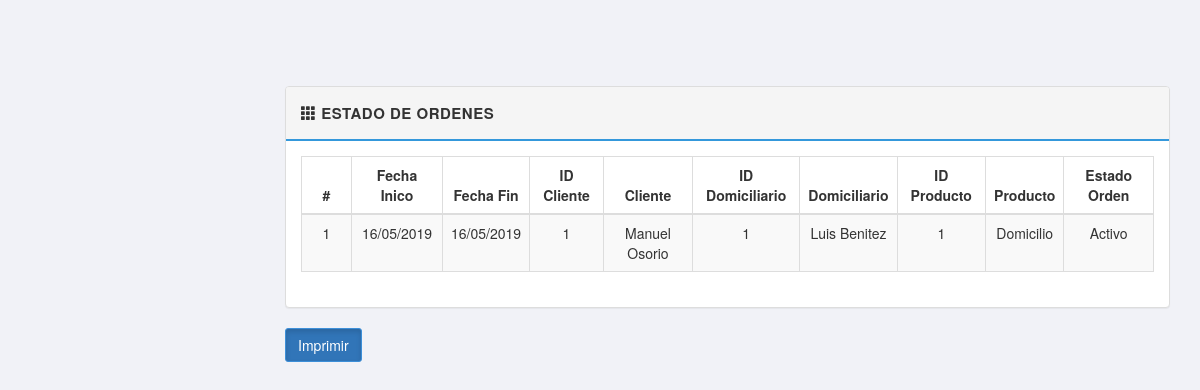
Page /Proyecto/1.estado_ordenes.php on the committed database.
### tables this page shows
CREATE TABLE `ordenes` (
  `idOrdenes` int(11) NOT NULL AUTO_INCREMENT,
  `FechaInicio` datetime DEFAULT NULL,
  `FechaFin` datetime DEFAULT NULL,
  `Estado` varchar(45) DEFAULT NULL,
  `Usuarios_idUsuarios` int(11) NOT NULL,
  `Pago_idPago` int(11) NOT NULL,
  `Domiciliario_idDomiciliario` int(11) NOT NULL,
  `Tienda_idTienda` int(11) NOT NULL,
  `Productos_idProductos` int(11) NOT NULL,
  PRIMARY KEY (`idOrdenes`,`Usuarios_idUsuarios`,`Pago_idPago`,`Domiciliario_idDomiciliario`,`Tienda_idTienda`,`Productos_idProductos`),
  KEY `fk_Ordenes_Usuarios_idx` (`Usuarios_idUsuarios`),
  KEY `fk_Ordenes_Pago1_idx` (`Pago_idPago`),
  KEY `fk_Ordenes_Domiciliario1_idx` (`Domiciliario_idDomiciliario`),
  KEY `fk_Ordenes_Tienda1_idx` (`Tienda_idTienda`),
  KEY `fk_Ordenes_Productos1_idx` (`Productos_idProductos`),
  CONSTRAINT `fk_Ordenes_Domiciliario1` FOREIGN KEY (`Domiciliario_idDomiciliario`) REFERENCES `domiciliario` (`idDomiciliario`),
  CONSTRAINT `fk_Ordenes_Pago1` FOREIGN KEY (`Pago_idPago`) REFERENCES `pago` (`idPago`),
  CONSTRAINT `fk_Ordenes_Productos1` FOREIGN KEY (`Productos_idProductos`) REFERENCES `productos` (`idProductos`),
  CONSTRAINT `fk_Ordenes_Tienda1` FOREIGN KEY (`Tienda_idTienda`) REFERENCES `tienda` (`idTienda`),
  CONSTRAINT `fk_Ordenes_Usuarios` FOREIGN KEY (`Usuarios_idUsuarios`) REFERENCES `usuarios` (`idUsuarios`)
);

CREATE TABLE `usuarios` (
  `idUsuarios` int(11) NOT NULL AUTO_INCREMENT,
  `Nombre` varchar(45) DEFAULT NULL,
  `Documento` int(11) DEFAULT NULL,
  `Direccion` varchar(45) DEFAULT NULL,
  `Edad` int(11) DEFAULT NULL,
  `Sexo` varchar(45) DEFAULT NULL,
  `Estado` varchar(45) DEFAULT NULL,
  `Tipo` varchar(45) DEFAULT NULL,
  `Clave` varchar(45) DEFAULT NULL,
  PRIMARY KEY (`idUsuarios`)
);

CREATE TABLE `domiciliario` (
  `idDomiciliario` int(11) NOT NULL AUTO_INCREMENT,
  `Nombre` varchar(45) DEFAULT NULL,
  `Estado` varchar(45) DEFAULT NULL,
  `Calificacion` varchar(45) DEFAULT NULL,
  `Ubicacion` varchar(45) DEFAULT NULL,
  PRIMARY KEY (`idDomiciliario`)
);

CREATE TABLE `productos` (
  `idProductos` int(11) NOT NULL AUTO_INCREMENT,
  `Nombre` varchar(45) DEFAULT NULL,
  `Tipo` varchar(45) DEFAULT NULL,
  `Cantidad` varchar(45) DEFAULT NULL,
  `Valor` int(11) DEFAULT NULL,
  `Disponibilidad` varchar(45) DEFAULT NULL,
  PRIMARY KEY (`idProductos`)
);

### Proyecto/includes/sql.php (called while the page is built, shortened)
<?php
  require_once('includes/load.php');
function find_by_sql($sql)
{
  global $db;
  $result = $db->query($sql);
  $result_set = $db->while_loop($result);
 return $result_set;
}
function  ordenes(){
  $sql  = "SELECT ord.idOrdenes, ord.FechaInicio, ord.FechaFin, ord.Usuarios_idUsuarios,";
  $sql .= " usu.Nombre, pro.idProductos, pro.Nombre, ord.Estado, dom.idDomiciliario, dom.Nombre";
  $sql .= " FROM ordenes ord, domiciliario dom, productos pro, usuarios usu";
  $sql .= " where ord.Productos_idProductos=pro.idProductos";
  $sql .= " and ord.Domiciliario_idDomiciliario=dom.idDomiciliario";
  $sql .= " and ord.Usuarios_idUsuarios=usu.idUsuarios";
  return find_by_sql($sql);
}
?>

### Proyecto/includes/database.php (called while the page is built, shortened)
<?php
class MySqli_DB {
    private $con;
    public $query_id;
public function db_connect()
{
  $this->con = mysqli_connect(DB_HOST,DB_USER,DB_PASS);
  if(!$this->con)
         {
           die(" Fallo conexion:". mysqli_connect_error());
         } else {
           $select_db = $this->con->select_db(DB_NAME);
         }
}
public function query($sql)
   {
      if (trim($sql != "")) {
          $this->query_id = $this->con->query($sql);
      }
       return $this->query_id;
   }
public function fetch_array($statement)
{
  return mysqli_fetch_array($statement);
}
public function while_loop($loop){
   $results = array();
   while ($result = $this->fetch_array($loop)) {
      $results[] = $result;
   }
 return $results;
}
}
$db = new MySqli_DB();
?>

### Proyecto/1.estado_ordenes.php (the view, shortened to what this page needs)
<?php include_once('layouts/header.php'); ?>
<div class="row">
  <div class="col-md-6">
  </div>
</div>
<?php
 $ordenes = ordenes();
?>
<div class="row">
    <div class="col-md-12">
      <div class="panel panel-default">
        <div class="panel-heading clearfix">
          <strong>
            <span class="glyphicon glyphicon-th"></span>
            <span>Estado de Ordenes</span>
          </strong>
        </div>
        <div class="panel-body">
          <table class="table table-bordered table-striped">
            <thead>
              <tr>
                <th class="text-center" style="width: 50px;">#</th>
                <th class="text-center">Fecha Inico</th>
                <th class="text-center">Fecha Fin</th>
                <th class="text-center">ID Cliente</th>
                <th class="text-center">Cliente</th>
                <th class="text-center">ID Domiciliario</th>
                <th class="text-center">Domiciliario</th>
                <th class="text-center">ID Producto</th>
                <th class="text-center">Producto</th>
                <th class="text-center">Estado Orden</th>
              </tr>
            </thead>
           <tbody>
             <?php foreach ($ordenes as $orden):?>
             <tr>
              <td class="text-center"><?php echo $orden[0]; ?></td>
              <td class="text-center"><?php echo date("d/m/Y", strtotime ($orden[1])); ?></td>
				      <td class="text-center"><?php echo date("d/m/Y", strtotime ($orden[2])); ?></td>
              <td class="text-center"><?php echo $orden[3]; ?></td>
              <td class="text-center"><?php echo $orden[4]; ?></td>
              <td class="text-center"><?php echo $orden[8]; ?></td>
              <td class="text-center"><?php echo $orden[9]; ?></td>
              <td class="text-center"><?php echo $orden[5]; ?></td>
              <td class="text-center"><?php echo $orden[6]; ?></td>
              <td class="text-center"><?php echo $orden[7]; ?></td>
             </tr>
             <?php endforeach;?>
           </tbody>
         </table>
        </div>
      </div>
    </div>
  </div>
  <a href="estado_ord_print.php" class="btn btn-primary active" role="button" target="_blank">Imprimir</a>
<?php include_once('layouts/footer.php'); ?>

### Proyecto/layouts/header.php (shortened to what this page needs)
<!DOCTYPE html>
  <html lang="en">
    <head>
    <link rel="stylesheet" href="https://maxcdn.bootstrapcdn.com/bootstrap/3.3.4/css/bootstrap.min.css"/>
    <link rel="stylesheet" href="//cdnjs.cloudflare.com/ajax/libs/bootstrap-datepicker/1.3.0/css/datepicker3.min.css" />
    <link rel="stylesheet" href="libs/css/main.css" />
  </head>
  <body>
<div class="page">
  <div class="container-fluid">

### Proyecto/layouts/footer.php (shortened to what this page needs)
     </div>
    </div>
  </body>
</html>

### Proyecto/libs/css/main.css (style rules this page uses)
body { font-family: 'Helvetica Neue', Helvetica, Arial, sans-serif; font-weight: 400; overflow-x: hidden; overflow-y: auto; background: #f1f2f7; height: 100%; width: 100%; }
a { color #777; text-decoration: none; }
.page { position: relative; display: block; top: 50px; left: 0; padding: 35px 15px 20px 270px; }
.panel-default >.panel-heading { background-color: #f5f5f5; border-bottom: 2px solid #3498DB; font-size: 15px; text-transform: uppercase; letter-spacing: .5px; padding: 15px; }
.btn { border-radius: 3px; -webkit-transition: all 300ms ease-in-out; -moz-transition: all 300ms ease-in-out; transition: all 300ms ease-in-out; }
.btn-primary { color: #fff; background-color: #51aded; border-color: #3d8fd8 }
.btn-primary:hover, .btn-primary:focus, .btn-primary.focus, .btn-primary:active, .btn-primary.active { color: #fff; background-color: #3175b8; border-color: #3d8fd8 }

### rows in the picture
ordenes: idOrdenes "1", FechaInicio "16/05/2019", FechaFin "16/05/2019", Usuarios_idUsuarios "1", Usuarios_idUsuarios.Nombre "Manuel Osorio", Domiciliario_idDomiciliario.idDomiciliario "1", Domiciliario_idDomiciliario.Nombre "Luis Benitez", Productos_idProductos.idProductos "1", Productos_idProductos.Nombre "Domicilio", Estado "Activo"
